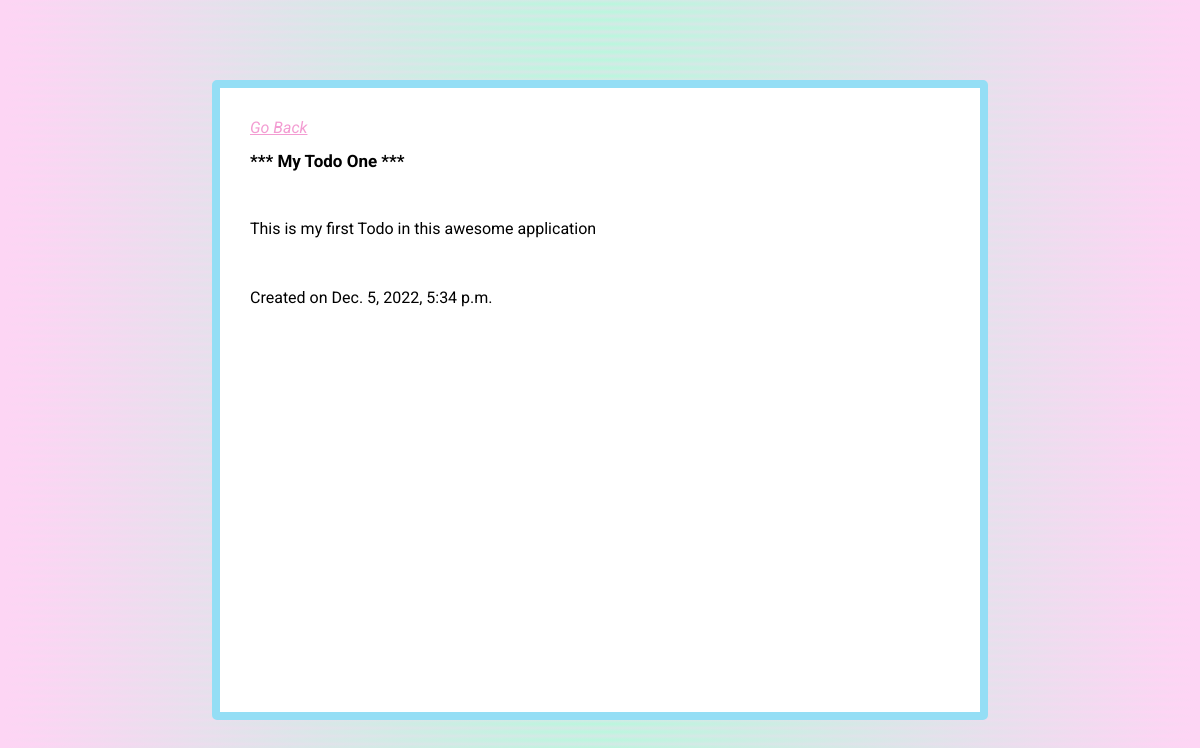
The page /details/1 on the database its author committed.
### todos/models.py (models this page shows, shortened)
class Todo(models.Model):
    title = models.CharField(max_length=200)
    text = models.TextField()
    created_at = models.DateTimeField(default=datetime.now, blank=True)

### todos/views.py (the view)
# urls.py: path('details/<int:todo_id>', views.details, name='details'),
def details(request, todo_id):
    todo= Todo.objects.get (id=todo_id)
    context = {
        'todo': todo
    }
    return render(request,"details.html", context)

### todos/templates/details.html (shortened to what this page needs)
{% include 'partials/header.html' %}
<section id="form-container">
    <a href="/todos"> Go Back </a>
    <h1>*** {{todo.title}} ***</h1>
    <br>
    <p>{{todo.text}}</p>
    <br>
    <p>Created on {{todo.created_at}}</p>
</section>
{% include 'partials/footer.html' %}

### todos/static/todostyle/style.css (style rules this page uses)
body { background: radial-gradient(50% 123.47% at 50% 50%, #b9f7dd 0%, #fdd5f4 100%), linear-gradient(121.28deg, #d8f795 0%, #fab8b8 100%), linear-gradient(360deg, #9faef7 0%, #d4f8a6 100%), radial-gradient(100% 164.72% at 100% 100%, #ccaffa 0%, #b3fccb 100%), radial-gradient(100% 148.07% at 0% 0%, #f5f2a0 0%, #cefdb0 100%); }

### todos/templates/details.html (style rules this page uses)
h1, p, a { font-family: 'Roboto', sans-serif; }
a { font-size: 16px; font-style: italic; color: rgb(243, 156, 210); }
h1 { font-size: 17px; }
p { font-size: 16px; }
#form-container { width: 700px; box-shadow: var(--shadow); background-color: #fff; padding: 30px; border-radius:5px; border: 8px solid rgb(148, 222, 245); margin: auto; position: fixed; top: 10%; bottom: 10%; left: 10%; right: 10%; }

### rows shown on the page
Todo: title "My Todo One", text "This is my first Todo in this awesome application", created_at "Dec. 5, 2022, 5:34 p.m."
